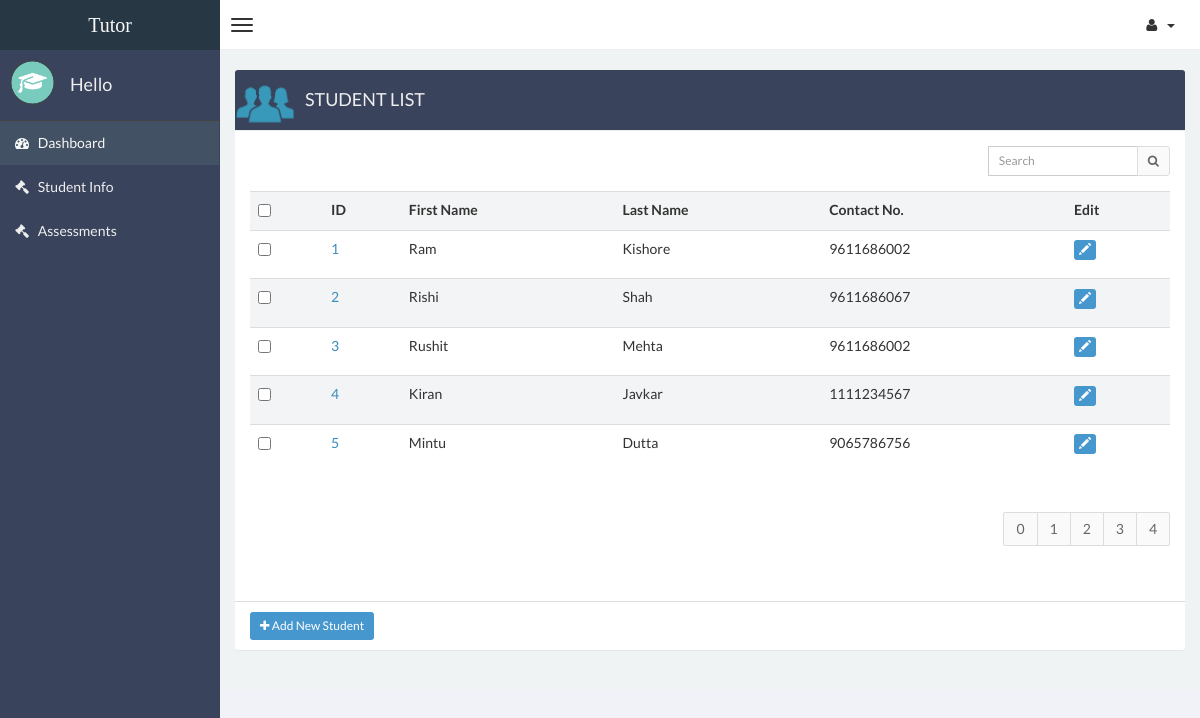
Screenshot of /student_info.php with the database file from the repository.
### tables this page shows
CREATE TABLE `students` (
  `student_id` int(11) NOT NULL,
  `student_first_name` varchar(20) NOT NULL,
  `student_last_name` varchar(20) DEFAULT NULL,
  `student_contact` varchar(20) DEFAULT NULL
);

### student_info.php (the view, shortened to what this page needs)
<?php
include('db.php');
?>
<!DOCTYPE html>
<html>
<head>
    <link href="css/bootstrap.min.css" rel="stylesheet" type="text/css" />
    <link href="css/font-awesome.min.css" rel="stylesheet" type="text/css" />
    <link href="css/ionicons.min.css" rel="stylesheet" type="text/css" />
    <link href="css/morris/morris.css" rel="stylesheet" type="text/css" />
    <link href="css/jvectormap/jquery-jvectormap-1.2.2.css" rel="stylesheet" type="text/css" />
    <link href="css/datepicker/datepicker3.css" rel="stylesheet" type="text/css" />
    <link href="css/daterangepicker/daterangepicker-bs3.css" rel="stylesheet" type="text/css" />
    <link href="css/iCheck/all.css" rel="stylesheet" type="text/css" />
    <link href="css/style.css" rel="stylesheet" type="text/css" />
      </head>
      <body class="skin-black">
        <header class="header">
            <a href="board_info.php" class="logo">
                Tutor
            </a>
            <nav class="navbar navbar-static-top" role="navigation">
                <a href="#" class="navbar-btn sidebar-toggle" data-toggle="offcanvas" role="button">
                    <span class="icon-bar"></span>
                    <span class="icon-bar"></span>
                    <span class="icon-bar"></span>
                </a>
                <div class="navbar-right">
                    <ul class="nav navbar-nav">
                        <li class="dropdown user user-menu">
                            <a href="#" class="dropdown-toggle" data-toggle="dropdown">
                                <i class="fa fa-user"></i>
                                <span><i class="caret"></i></span>
                            </a>
                                </li>
                            </ul>
                        </div>
                    </nav>
                </header>
                <div class="wrapper row-offcanvas row-offcanvas-left">
                    <aside class="left-side sidebar-offcanvas">
                        <section class="sidebar">
                            <div class="user-panel">
                                <div class="pull-left image">
                                    <img src="hat.png" class="img-circle" alt="User Image" />
                                </div>
                                <div class="pull-left info">
                                    <h4>Hello</h4>
                                </div>
                            </div>
                            <ul class="sidebar-menu">
                                <li class="active">
                                    <a href="board_info.php">
                                        <i class="fa fa-dashboard"></i> <span>Dashboard</span>
                                    </a>
                                </li>
                                <li>
                                    <a href="student_info.php">
                                        <i class="fa fa-gavel"></i> <span>Student Info</span>
                                    </a>
                                </li>
                                <li>
                                    <a href="assessment_info.php">
                                        <i class="fa fa-gavel"></i> <span>Assessments</span>
                                    </a>
                                </li>
                            </ul>
                        </section>
                    </aside>
                    <aside class="right-side">
                <section class="content">
                    <div class="row">
                        <div class="col-xs-12">
                            <div class="panel"><span class="sm-st-icon st-yellow" style="background-color: #39435C;"><img src="students_icon.png"></img></span>
                                <header class="panel-heading" style="background-color: #39435C;">
                                    <h4 style="color: #eee;">Student List</h4>
                                </header>
                                <div class="panel-body table-responsive">
                                    <div class="box-tools m-b-15">
                                        <div class="input-group">
                                            <input type="text" name="table_search" id="search" class="form-control input-sm pull-right" style="width: 150px;" placeholder="Search"/>
                                            <div class="input-group-btn">
                                                <button class="btn btn-sm btn-default"><i class="fa fa-search"></i></button>
                                            </div>
                                        </div>
                                    </div>
                                    <table class="table table-hover table-striped">
                                        <tr>
                                            <th><input type="checkbox" value="" id="allcb"></th>
                                            <th>ID</th>
                                            <th>First Name</th>
                                            <th>Last Name</th>
                                            <th>Contact No.</th>
                                            <th>Edit</th>
                                        </tr>
                                        <?php
 $start = 0;
 $page_counter = 0;
    $per_page = 5;
                                        $sql = "select * from students order by student_id asc LIMIT $start, $per_page";
                                        $stmt = $dbh->prepare($sql);
                                        $stmt->execute();
                                        $products = array();
                                        if($stmt->rowCount() == 0){
                                         }else{
                                            while ($row = $stmt->fetch(PDO::FETCH_ASSOC)) {
                                                $products[] = $row;
                                            }
                                        }
                                        $str = "";
                                         foreach ($products as $product) {
                                             $str.="<tr><td><input type='checkbox' class='onecb' value='".$product['student_id']."'/></td><td class='clickableRow'><a>".$product['student_id']."</a></td><td>".$product['student_first_name']."</td><td>".$product['student_last_name']."</td><td>".$product['student_contact']."</td>
<td class='la_edit'><p data-placement='top' data-toggle='tooltip' title='Edit'><button class='btn btn-primary btn-xs'><span class='glyphicon glyphicon-pencil'></span></button></p></td>
                                             </tr>";
                                         }
$count_query = "SELECT * FROM students";
 $query = $dbh->prepare($count_query);
 $query->execute();
 $count = $num_rows = $query->rowCount();
 $paginations = ceil($count / $per_page);
                                        echo $str;
                                        ?>
                                    </table>
      <div class="pagination-wrap">
                <ul class="pagination pull-right">
                  <?PHP
                    if($page_counter == 0){
                        echo "<li><a href=?start='0' class='active'>0</a></li>";
                       for ($j=1; $j < $paginations; $j++) {
                          echo "<li><a href=?start=$j>".$j."</a></li>";
                       }
                    }
                  ?>
                </ul>
      </div></div>
                                    <div class="panel-footer bg-white">
                                    <button class="btn btn-primary btn-addon btn-sm" data-toggle="modal" data-target="#myModalHorizontal">
                                        <i class="fa fa-plus"></i>
                                        Add New Student
                                    </button>
                                </div>
                                </div>
                            </div>
                    </div>
                </section>
            </aside>
        </div>
</body>
</html>

### rows the page displays
students: student_id "1", student_first_name "Ram", student_last_name "Kishore", student_contact "9611686002"
students: student_id "2", student_first_name "Rishi", student_last_name "Shah", student_contact "9611686067"
students: student_id "3", student_first_name "Rushit", student_last_name "Mehta", student_contact "9611686002"
students: student_id "4", student_first_name "Kiran", student_last_name "Javkar", student_contact "1111234567"
students: student_id "5", student_first_name "Mintu", student_last_name "Dutta", student_contact "9065786756"
